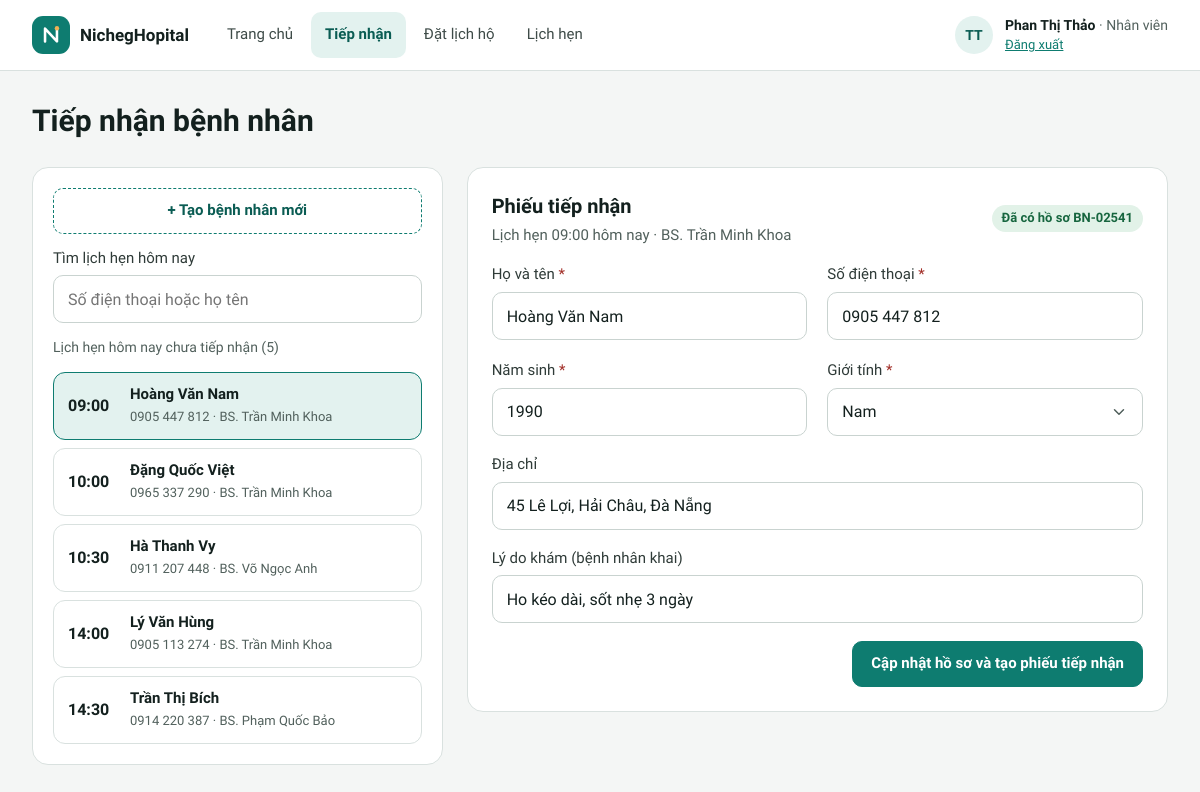
The page /nhan-vien/tiep-nhan.php (signed in) on the database its author committed.
### tables this page shows
CREATE TABLE lich_hen (
  id           INT UNSIGNED AUTO_INCREMENT PRIMARY KEY,
  benh_nhan_id INT UNSIGNED NOT NULL,
  bac_si_id    INT UNSIGNED NOT NULL,
  ngay         DATE NOT NULL,
  gio          TIME NOT NULL,
  loai         ENUM('hen_truoc', 'vang_lai') NOT NULL DEFAULT 'hen_truoc' COMMENT 'vang_lai: đến khám không hẹn trước',
  ly_do        VARCHAR(255) NULL,
  trang_thai   ENUM('da_dat', 'cho_kham', 'dang_kham', 'da_kham', 'da_huy') NOT NULL DEFAULT 'da_dat',
  ly_do_huy    VARCHAR(100) NULL,
  dat_boi      ENUM('benh_nhan', 'nhan_vien') NOT NULL DEFAULT 'benh_nhan' COMMENT 'bệnh nhân tự đặt trên web hay nhân viên đặt hộ',
  tao_luc      DATETIME NOT NULL DEFAULT CURRENT_TIMESTAMP,
   
   
   
  giu_cho      TINYINT AS (IF(trang_thai = 'da_huy' OR loai = 'vang_lai', NULL, 1)) STORED,
  UNIQUE KEY uq_khung_gio (bac_si_id, ngay, gio, giu_cho),
  INDEX idx_lh_ngay (ngay, trang_thai),
  INDEX idx_lh_benh_nhan (benh_nhan_id),
  CONSTRAINT fk_lh_benh_nhan FOREIGN KEY (benh_nhan_id) REFERENCES benh_nhan (id),
  CONSTRAINT fk_lh_bac_si FOREIGN KEY (bac_si_id) REFERENCES bac_si (id)
);

CREATE TABLE benh_nhan (
  id            INT UNSIGNED AUTO_INCREMENT PRIMARY KEY,
  ma            VARCHAR(10)  NULL UNIQUE,
  ho_ten        VARCHAR(100) NOT NULL,
  so_dien_thoai CHAR(10)     NOT NULL UNIQUE,
  nam_sinh      SMALLINT UNSIGNED NULL,
  gioi_tinh     ENUM('Nam', 'Nữ') NULL,
  dia_chi       VARCHAR(255) NULL,
  tao_luc       DATETIME NOT NULL DEFAULT CURRENT_TIMESTAMP
);

CREATE TABLE bac_si (
  id            INT UNSIGNED AUTO_INCREMENT PRIMARY KEY,
  ho_ten        VARCHAR(100) NOT NULL,
  chuyen_khoa   VARCHAR(50)  NOT NULL,
  phong         VARCHAR(20)  NOT NULL,
  so_dien_thoai CHAR(10)     NOT NULL,
  email         VARCHAR(100) NULL,
  trinh_do      VARCHAR(100) NULL
);

### includes/tien-ich.php (called while the page is built, shortened)
<?php
function e(mixed $gia_tri): string
{
    return htmlspecialchars((string) ($gia_tri ?? ''), ENT_QUOTES, 'UTF-8');
}
function duong_dan_goc(): string
{
    static $goc = null;
    if ($goc === null) {
        $thu_muc_public = str_replace('\\', '/', (string) realpath(__DIR__ . '/../public'));
        $goc_web = rtrim(str_replace('\\', '/', (string) realpath($_SERVER['DOCUMENT_ROOT'] ?? '')), '/');
        $goc = '';
        if ($goc_web !== '' && str_starts_with($thu_muc_public . '/', $goc_web . '/')) {
            $phan = trim(substr($thu_muc_public, strlen($goc_web)), '/');
            $goc = $phan === '' ? '' : '/' . implode('/', array_map('rawurlencode', explode('/', $phan)));
        }
    }
    return $goc;
}
function url(string $trang, array $tham_so = []): string
{
    $tham_so = array_filter($tham_so, fn($v) => $v !== null && $v !== '');
    $chuoi = $tham_so ? '?' . http_build_query($tham_so, '', '&', PHP_QUERY_RFC3986) : '';
    return duong_dan_goc() . '/' . ltrim($trang, '/') . $chuoi;
}
function chi_so(string $chuoi): string
{
    return preg_replace('/\D+/', '', $chuoi);
}
function dinh_dang_sdt(?string $sdt): string
{
    $so = chi_so((string) $sdt);
    return strlen($so) === 10 ? substr($so, 0, 4) . ' ' . substr($so, 4, 3) . ' ' . substr($so, 7) : (string) $sdt;
}
function ten_bac_si(string $ho_ten): string
{
    return 'BS. ' . $ho_ten;
}
function hom_nay(): string
{
    return date('Y-m-d');
}
function gio_ngan(string $gio): string
{
    return substr($gio, 0, 5);
}
function gon(?string $chuoi): string
{
    return trim(preg_replace('/\s+/u', ' ', (string) $chuoi));
}

### includes/csdl.php (called while the page is built, shortened)
<?php
function csdl(): PDO
{
    static $pdo = null;
    if ($pdo === null) {
        $dsn = sprintf('mysql:host=%s;port=%d;dbname=%s;charset=utf8mb4', CSDL_MAY_CHU, CSDL_CONG, CSDL_TEN);
        try {
            $pdo = new PDO($dsn, CSDL_NGUOI_DUNG, CSDL_MAT_KHAU, [
                PDO::ATTR_ERRMODE => PDO::ERRMODE_EXCEPTION,
                PDO::ATTR_DEFAULT_FETCH_MODE => PDO::FETCH_ASSOC,
                PDO::ATTR_EMULATE_PREPARES => false,
            ]);
            $pdo->exec("SET time_zone = '+07:00'");
        } catch (PDOException $loi) {
            http_response_code(500);
            exit('Không kết nối được cơ sở dữ liệu. Hãy kiểm tra MySQL đã chạy và đã chạy lệnh "php database/cai-dat.php" (xem README.md). Chi tiết: '
                . htmlspecialchars($loi->getMessage()));
        }
    }
    return $pdo;
}
function truy_van(string $sql, array $tham_so = []): PDOStatement
{
    $lenh = csdl()->prepare($sql);
    $lenh->execute($tham_so);
    return $lenh;
}
function mot_dong(string $sql, array $tham_so = []): ?array
{
    $dong = truy_van($sql, $tham_so)->fetch();
    return $dong === false ? null : $dong;
}
function nhieu_dong(string $sql, array $tham_so = []): array
{
    return truy_van($sql, $tham_so)->fetchAll();
}

### public/nhan-vien/tiep-nhan.php (the view, shortened to what this page needs)
<?php
$tu_khoa = gon($_GET['q'] ?? '');
$so_tim = chi_so($tu_khoa);
$ds_cho = nhieu_dong(
    "SELECT lh.id, lh.gio, bn.ho_ten, bn.so_dien_thoai, bs.ho_ten AS bac_si
     FROM lich_hen lh JOIN benh_nhan bn ON bn.id = lh.benh_nhan_id JOIN bac_si bs ON bs.id = lh.bac_si_id
     WHERE lh.ngay = ? AND lh.trang_thai = 'da_dat'
       AND (? = '' OR bn.ho_ten LIKE ? OR (? <> '' AND bn.so_dien_thoai LIKE ?))
     ORDER BY lh.gio, lh.id",
    [hom_nay(), $tu_khoa, "%$tu_khoa%", $so_tim, "%$so_tim%"]
);
$che_do = isset($_GET['moi']) || ($_POST['che_do'] ?? '') === 'moi' ? 'moi' : 'hen';
$lich_hen = null;
if ($che_do === 'hen') {
    $id = (int) ($_POST['id'] ?? $_GET['id'] ?? ($ds_cho[0]['id'] ?? 0));
    if ($id) {
        $lich_hen = mot_dong(
            "SELECT lh.*, bs.ho_ten AS bac_si FROM lich_hen lh JOIN bac_si bs ON bs.id = lh.bac_si_id
             WHERE lh.id = ? AND lh.ngay = ? AND lh.trang_thai = 'da_dat'",
            [$id, hom_nay()]
        );
    }
}
$benh_nhan = $lich_hen ? mot_dong('SELECT * FROM benh_nhan WHERE id = ?', [$lich_hen['benh_nhan_id']]) : null;
$gia_tri = [
    'ho_ten' => $benh_nhan['ho_ten'] ?? '',
    'sdt' => $benh_nhan ? dinh_dang_sdt($benh_nhan['so_dien_thoai']) : chi_so((string) ($_GET['sdt'] ?? '')),
    'nam_sinh' => (string) ($benh_nhan['nam_sinh'] ?? ''),
    'gioi_tinh' => $benh_nhan['gioi_tinh'] ?? '',
    'dia_chi' => $benh_nhan['dia_chi'] ?? '',
    'ly_do' => $lich_hen['ly_do'] ?? '',
    'bac_si_id' => '',
];
$loi = [];
function o_tiep_nhan(string $khoa, string $nhan, array $gia_tri, array $loi, bool $bat_buoc, string $them = ''): void
{
    ?>
    <div class="field">
      <label for="<?= e($khoa) ?>"><?= e($nhan) ?><?= $bat_buoc ? ' <span class="req">*</span>' : '' ?></label>
      <input class="inp<?= isset($loi[$khoa]) ? ' bad' : '' ?>" id="<?= e($khoa) ?>" name="<?= e($khoa) ?>" value="<?= e($gia_tri[$khoa]) ?>" <?= $them ?>>
    </div>
    <?php
}
$co_ho_so = $che_do === 'hen' && !empty($benh_nhan['ma']);
?>
<main class="pg">
  <div class="pg-head">
    <h1>Tiếp nhận bệnh nhân</h1>
  </div>
  <div class="split">
    <section class="card p20 stack g14 side" style="flex:1 1 360px">
      <a class="btn dashed<?= $che_do === 'moi' ? ' on' : '' ?>" href="<?= e(url('nhan-vien/tiep-nhan.php', ['moi' => 1])) ?>">+ Tạo bệnh nhân mới</a>
      <form class="field" method="get" role="search">
        <label for="tim">Tìm lịch hẹn hôm nay</label>
        <input class="inp" id="tim" name="q" type="search" value="<?= e($tu_khoa) ?>" placeholder="Số điện thoại hoặc họ tên">
      </form>
      <span class="muted" style="font-size:14px">Lịch hẹn hôm nay chưa tiếp nhận (<?= count($ds_cho) ?>)</span>
      <div class="pick-list">
        <?php foreach ($ds_cho as $p): $chon = $che_do === 'hen' && $lich_hen && $p['id'] === $lich_hen['id']; ?>
          <a class="pick thin<?= $chon ? ' on' : '' ?>" style="min-height:68px;padding:10px 14px" href="<?= e(url('nhan-vien/tiep-nhan.php', ['id' => $p['id'], 'q' => $tu_khoa])) ?>"<?= $chon ? ' aria-current="true"' : '' ?>>
            <span class="time"><?= e(gio_ngan($p['gio'])) ?></span>
            <span class="pick-col" style="gap:2px">
              <span class="t"><?= e($p['ho_ten']) ?></span>
              <span class="s"><?= e(dinh_dang_sdt($p['so_dien_thoai'])) ?> · <?= e(ten_bac_si($p['bac_si'])) ?></span>
            </span>
          </a>
        <?php endforeach; ?>
      </div>
    </section>
    <form class="card p24 stack g18 main" style="flex:2 1 600px" method="post" novalidate>
      <div class="row between">
        <div class="stack g4">
          <h2 style="font-size:20px"><?= $che_do === 'hen' ? 'Phiếu tiếp nhận' : 'Tạo bệnh nhân mới' ?></h2>
          <span class="muted" style="font-size:15px">
            <?= $che_do === 'hen'
                ? e('Lịch hẹn ' . gio_ngan($lich_hen['gio']) . ' hôm nay · ' . ten_bac_si($lich_hen['bac_si']))
                : 'Bệnh nhân không có lịch hẹn hôm nay · chọn bác sĩ khám' ?>
          </span>
        </div>
        <span class="pill <?= $co_ho_so ? 'ok' : 'info' ?>"><?= $co_ho_so ? e('Đã có hồ sơ ' . $benh_nhan['ma']) : 'Chưa có hồ sơ · sẽ tạo hồ sơ mới' ?></span>
      </div>
      <div class="form-grid">
        <?php
        o_tiep_nhan('ho_ten', 'Họ và tên', $gia_tri, $loi, true, 'autocomplete="off"');
        ?>
        <div class="field">
          <label for="gioi_tinh">Giới tính <span class="req">*</span></label>
          <select class="inp<?= isset($loi['gioi_tinh']) ? ' bad' : '' ?>" id="gioi_tinh" name="gioi_tinh">
            <option value="">— Chọn —</option><?= cac_lua_chon(['Nam', 'Nữ'], $gia_tri['gioi_tinh']) ?>
          </select>
        </div>
      </div>
      <div class="form-actions">
        <button class="btn pri" type="submit"><?= $co_ho_so ? 'Cập nhật hồ sơ và tạo phiếu tiếp nhận' : 'Tạo hồ sơ bệnh nhân và phiếu tiếp nhận' ?></button>
      </div>
    </form>
  </div>
</main>

### public/assets/app.css (style rules this page uses)
:root { --nen: #F4F6F5; --chu: #13201E; --chinh: #0E7C70; --chinh-dam: #0A5C53; --dam: #0B4F48; --nhat: #E3F2EF; --vien: #D9E1DF; --vien-o: #C9D3D0; --phu: #51605C; --nhan: #2F3B38; --ke: #EBEFEE; }
* { box-sizing: border-box; }
html { -webkit-text-size-adjust: 100%; scroll-padding-top: 88px; }
body { margin: 0; min-height: 100vh; background: var(--nen); color: var(--chu); font-family: 'Lexend', system-ui, sans-serif; font-size: 15px; line-height: 1.45; }
a { color: var(--chinh); }
h1, h2, h3, p { margin: 0; }
h1, h2, h3 { font-weight: 600; }
button, input, select, textarea { font: inherit; color: inherit; }
.muted { color: var(--phu); }
.stack { display: flex; flex-direction: column; }
.g4 { gap: 4px; }
.g14 { gap: 14px; }
.g18 { gap: 18px; }
.row { display: flex; flex-wrap: wrap; align-items: center; gap: 12px; }
.between { justify-content: space-between; }
.split { display: flex; flex-wrap: wrap; gap: 24px; align-items: flex-start; }
.split > .side { flex: 1 1 300px; min-width: 0; }
.split > .main { flex: 2.4 1 600px; min-width: 0; }
.pg { max-width: 1440px; margin: 0 auto; padding: 28px 32px 48px; display: flex; flex-direction: column; gap: 24px; }
.pg-head { display: flex; flex-direction: column; gap: 6px; }
.pg-head h1 { font-size: 30px; }
.card { background: #FFFFFF; border: 1px solid var(--vien); border-radius: 16px; }
.p20 { padding: 20px; }
.p24 { padding: 24px; }
.card h2 { font-size: 19px; }
.btn { min-height: 46px; padding: 0 18px; border-radius: 10px; border: 1px solid var(--vien-o); background: #FFFFFF; color: var(--chu); font-size: 15px; font-weight: 600; display: inline-flex; align-items: center; justify-content: center; gap: 8px; cursor: pointer; text-decoration: none; white-space: nowrap; }
.btn.pri { background: var(--chinh); border-color: var(--chinh); color: #FFFFFF; }
.btn.dashed { border-style: dashed; border-color: var(--chinh); color: var(--chinh-dam); }
.form-actions { display: flex; flex-wrap: wrap; gap: 10px; justify-content: flex-end; }
.field { display: flex; flex-direction: column; gap: 6px; }
.field label { font-size: 15px; font-weight: 500; color: var(--nhan); }
.inp { min-height: 48px; padding: 0 14px; border: 1px solid var(--vien-o); border-radius: 10px; font-size: 16px; color: var(--chu); background: #FFFFFF; width: 100%; }
input.inp, select.inp { height: 48px; }
input[type="search"].inp { -webkit-appearance: none; appearance: none; }
select.inp { -webkit-appearance: none; appearance: none; padding-right: 42px; cursor: pointer; }
.req { color: #A12D26; }
.form-grid { display: grid; grid-template-columns: repeat(auto-fit, minmax(min(240px, 100%), 1fr)); gap: 20px; }
.pill { display: inline-flex; align-items: center; gap: 6px; font-size: 13px; font-weight: 600; padding: 4px 10px; border-radius: 999px; white-space: nowrap; }
.pill.ok { background: #E2F2E8; color: #17663F; }
.pick { display: flex; align-items: center; gap: 14px; padding: 14px 16px; border-radius: 14px; border: 2px solid var(--vien); background: #FFFFFF; color: var(--chu); text-decoration: none; text-align: left; width: 100%; min-height: 84px; }
.pick.on { border-color: var(--chinh); background: var(--nhat); }
.pick.thin { border-width: 1px; border-radius: 12px; min-height: 58px; padding: 8px 12px; gap: 12px; }
.pick .t { font-size: 16px; font-weight: 600; }
.pick .s { font-size: 14px; color: var(--phu); }
.pick.thin .t { font-size: 15px; }
.pick.thin .s, .pick.tall .s { font-size: 13px; }
.pick-col { display: flex; flex-direction: column; gap: 3px; flex: 1 1 auto; min-width: 0; }
.pick-list { display: flex; flex-direction: column; gap: 8px; }
.pick .time { font-size: 16px; font-weight: 600; font-variant-numeric: tabular-nums; flex: 0 0 50px; }

### rows shown on the page
lich_hen: gio "09:00", benh_nhan.ho_ten "Hoàng Văn Nam", benh_nhan.so_dien_thoai "0905 447 812", bac_si.ho_ten "BS. Trần Minh Khoa", gio.ho_ten "Lịch hẹn 09:00 hôm nay · BS. Trần Minh Khoa"
lich_hen: gio "10:00", benh_nhan.ho_ten "Đặng Quốc Việt", benh_nhan.so_dien_thoai "0965 337 290", bac_si.ho_ten "BS. Trần Minh Khoa"
lich_hen: gio "10:30", benh_nhan.ho_ten "Hà Thanh Vy", benh_nhan.so_dien_thoai "0911 207 448", bac_si.ho_ten "BS. Võ Ngọc Anh"
lich_hen: gio "14:00", benh_nhan.ho_ten "Lý Văn Hùng", benh_nhan.so_dien_thoai "0905 113 274", bac_si.ho_ten "BS. Trần Minh Khoa"
lich_hen: gio "14:30", benh_nhan.ho_ten "Trần Thị Bích", benh_nhan.so_dien_thoai "0914 220 387", bac_si.ho_ten "BS. Phạm Quốc Bảo"
benh_nhan: ma "Đã có hồ sơ BN-02541", ho_ten "Hoàng Văn Nam", nam_sinh "1990", dia_chi "45 Lê Lợi, Hải Châu, Đà Nẵng"

### other values the page prints
TEN_PHONG_KHAM "NichegHopital"
$nhan "Trang chủ"
$nhan "Tiếp nhận"
$nhan "Đặt lịch hộ"
$nhan "Lịch hẹn"
chu_cai_dau($nguoi_dung['ho_ten']) "TT"
$nguoi_dung['ho_ten'] "Phan Thị Thảo"
VAI_TRO[$nguoi_dung['vai_tro']] "Nhân viên"
count($ds_cho) "5"
$nhan "Họ và tên Số điện thoại Năm sinh Địa chỉ Lý do khám (bệnh nhân khai)"
form field gioi_tinh "Nam"
